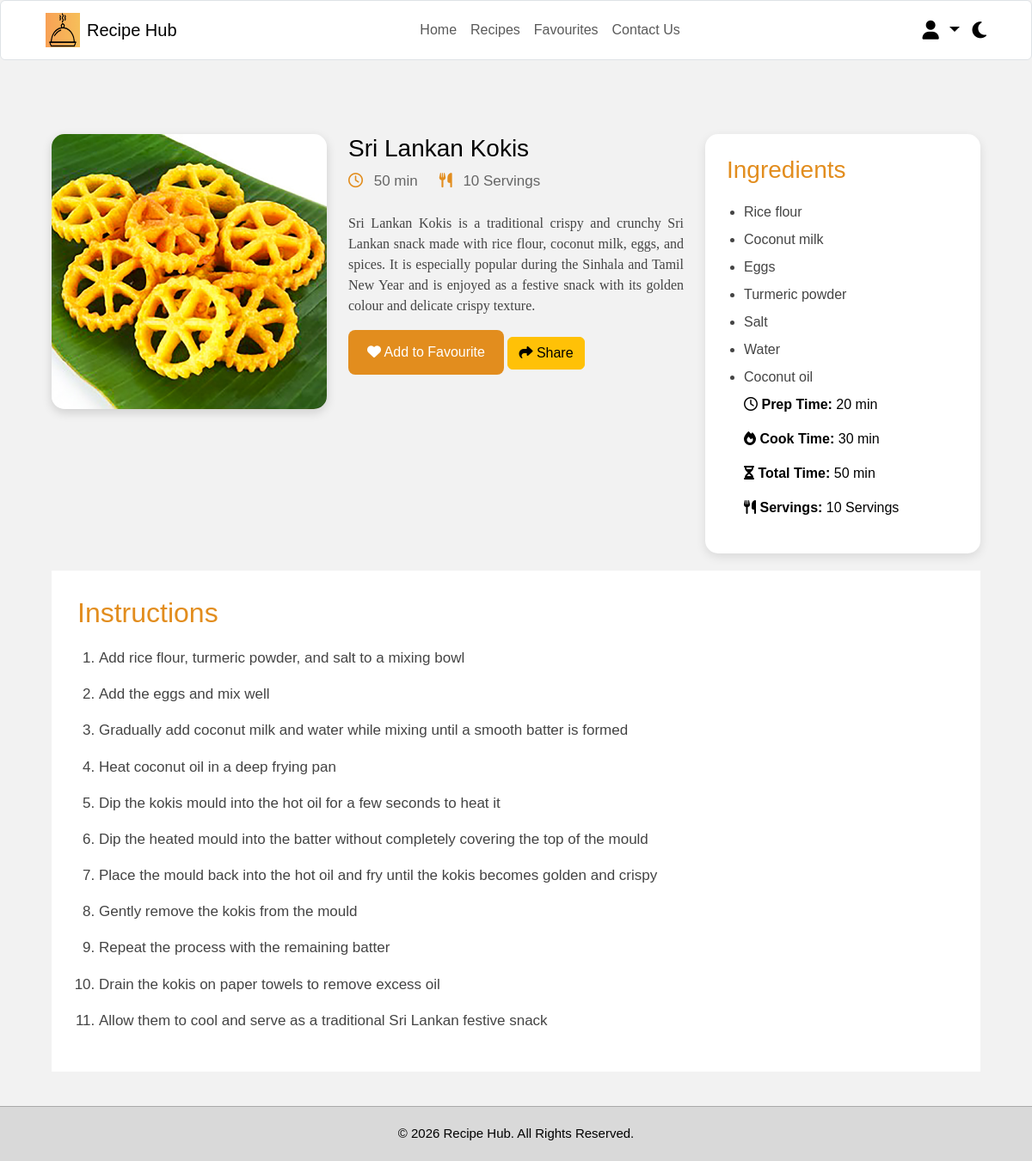
The app's page /recipe-details.php?recipe=kokis (signed in) with its own data.
### tables this page shows
CREATE TABLE `recipes` (
  `id` int(11) NOT NULL,
  `recipe_key` varchar(100) DEFAULT NULL,
  `title` varchar(255) NOT NULL,
  `description` text DEFAULT NULL,
  `image` varchar(255) DEFAULT NULL,
  `ingredients` text NOT NULL,
  `instructions` text NOT NULL,
  `prep_time` varchar(50) DEFAULT NULL,
  `cook_time` varchar(50) DEFAULT NULL,
  `total_time` varchar(50) DEFAULT NULL,
  `servings` varchar(50) DEFAULT NULL,
  `user_id` int(11) DEFAULT NULL
);

### Recipe-Details.php (the view, shortened to what this page needs)
<?php
include "includes/db.php";
$recipeKey = isset($_GET["recipe"]) ? trim($_GET["recipe"]) : "";
$sql = "SELECT id, recipe_key, title, description, image,
               ingredients, instructions,
               prep_time, cook_time, total_time, servings
        FROM recipes
        WHERE recipe_key = ?";
$stmt = $conn->prepare($sql);
$stmt->execute([$recipeKey]);
$recipe = $stmt->fetch(PDO::FETCH_ASSOC);
?>
<!DOCTYPE html>
<html lang="en">
<head>
<link rel="stylesheet"
href="https://cdnjs.cloudflare.com/ajax/libs/font-awesome/6.5.0/css/all.min.css">
<link href="https://cdn.jsdelivr.net/npm/bootstrap@5.3.7/dist/css/bootstrap.min.css" rel="stylesheet">
<link rel="stylesheet" href="css/style.css">
</head>
<body>
<header>
<nav class="navbar navbar-expand-lg bg-white border rounded">
    <div class="container-fluid">
        <a class="navbar-brand d-flex align-items-center" href="home.php">
            <img src="Images/Logo/Recipe_Hub_logo.png"
            width="40"
            height="40"
            class="me-2">
            <span>
                Recipe Hub
            </span>
        </a>
        <div class="collapse navbar-collapse"
        id="navbarMenu">
            <ul class="navbar-nav mx-auto">
                <li class="nav-item">
                    <a class="nav-link" href="home.php">
                        Home
                    </a>
                </li>
                <li class="nav-item">
                 <a class="nav-link" href="recipes.php">
                 Recipes
                </a>
                </li>
                <li class="nav-item">
                <a class="nav-link" href="favourites.php">
                Favourites
                </a>
                </li>
                <li class="nav-item">
                    <a class="nav-link" href="Contacts.php">
                        Contact Us
                    </a>
                </li>
            </ul>
<div class="dropdown">
    <a href="#"
       class="user-icon dropdown-toggle"
       data-bs-toggle="dropdown"
       aria-expanded="false">
        <i class="fa-solid fa-user"></i>
    </a>
</div>
    <i class="fa-solid fa-moon mode-icon"></i>
        </div>
    </div>
</nav>
</header>
<section class="breadcrumb">
</section>
<main>
<section class="recipe-details">
<div class="recipe-image">
<img id="recipeImage"
     src="<?php echo htmlspecialchars($recipe["image"]); ?>"
     alt="<?php echo htmlspecialchars($recipe["title"]); ?>">
</div>
<div class="recipe-content">
<h3 id="recipeTitle">
    <?php echo htmlspecialchars($recipe["title"]); ?>
</h3>
<div class="recipe-meta">
    <span>
        <i class="fa-regular fa-clock"></i>
        <?php echo htmlspecialchars($recipe["total_time"]); ?>
    </span>
    <span>
        <i class="fa-solid fa-utensils"></i>
        <?php echo htmlspecialchars($recipe["servings"]); ?>
    </span>
</div>
<p id="recipeDescription">
    <?php echo htmlspecialchars($recipe["description"]); ?>
</p>
<button id="addFavouriteBtn" class="fav-btn">
<i class="fa-solid fa-heart"></i>
Add to Favourite
</button>
<button id="shareRecipeBtn" class="btn btn-warning">
    <i class="fa-solid fa-share"></i> Share
</button>
</div>
<aside class="ingredients-box">
<h2>
Ingredients
</h2>
<ul id="recipeIngredients">
    <?php
    $ingredients = explode(",", $recipe["ingredients"]);
    foreach ($ingredients as $ingredient):
    ?>
        <li>
            <?php echo htmlspecialchars(trim($ingredient)); ?>
        </li>
    <?php endforeach; ?>
<div class="recipe-info">
    <p>
        <i class="fa-regular fa-clock"></i>
        <strong>Prep Time:</strong>
        <?php echo htmlspecialchars($recipe["prep_time"]); ?>
    </p>
    <p>
        <i class="fa-solid fa-fire"></i>
        <strong>Cook Time:</strong>
        <?php echo htmlspecialchars($recipe["cook_time"]); ?>
    </p>
    <p>
        <i class="fa-solid fa-hourglass-half"></i>
        <strong>Total Time:</strong>
        <?php echo htmlspecialchars($recipe["total_time"]); ?>
    </p>
    <p>
        <i class="fa-solid fa-utensils"></i>
        <strong>Servings:</strong>
        <?php echo htmlspecialchars($recipe["servings"]); ?>
    </p>
</div>
</aside>
</section>
<section class="instructions">
<h2>
Instructions
</h2>
<ol id="recipeInstructions">
    <?php
    $instructions = explode(".", $recipe["instructions"]);
    foreach ($instructions as $instruction):
        $instruction = trim($instruction);
        if ($instruction !== ""):
    ?>
        <li>
            <?php echo htmlspecialchars($instruction); ?>
        </li>
    <?php
        endif;
    endforeach;
    ?>
</section>
</main>
<footer>
© 2026 Recipe Hub. All Rights Reserved.
</footer>
</body>
</html>

### css/Style.css (style rules this page uses)
* { margin:0; padding:0; box-sizing:border-box; font-family:Arial, Helvetica, sans-serif; }
body { background:#f2f2f2; min-height:100vh; color:black; display:flex; flex-direction:column; }
main { flex:1; }
footer { margin-top:auto; }
body { background:#f2f2f2; min-height:100vh; color:black; }
img { max-width:100%; }
a { text-decoration:none; }
header .navbar { height:70px; padding:8px 40px; background:white; border:1px solid #ddd; border-radius:10px; }
.user-icon, .mode-icon { font-size:22px; cursor:pointer; transition:0.3s; margin-left:15px; }
.breadcrumb { display:flex; align-items:center; gap:10px; padding:25px 60px; font-size:15px; }
.recipe-details { display:grid; grid-template-columns:320px 1fr 320px; gap:25px; padding:20px 60px 20px; align-items:start; }
.recipe-image img { width:100%; height:320px; object-fit:cover; border-radius:15px; box-shadow:0 4px 12px rgba(0,0,0,0.15); }
.recipe-meta { display:flex; gap:25px; margin-bottom:25px; color:#666; font-size:17px; }
.recipe-meta i { color:#E28D1E; margin-right:8px; }
.recipe-content p { font-size:16px; line-height:1.5; font-family: "Georgia", serif;; color:#444; text-align:justify; }
.fav-btn, .share-btn { width:auto; padding:14px 22px; background:#E28D1E; color:white; border:none; border-radius:8px; font-size:16px; cursor:pointer; }
.ingredients-box { background:white; padding:25px; border-radius:15px; box-shadow:0 4px 12px rgba(0,0,0,0.1); }
.ingredients-box h2 { color:#E28D1E; font-size:28px; margin-bottom:20px; }
.ingredients-box ul { padding-left:20px; }
.ingredients-box li { margin-bottom:8px; color:#444; font-size:16px; }
.instructions { margin:0 60px 40px; background:white; padding:30px; }
.instructions h2 { font-size:32px; margin-bottom:20px; color:#E28D1E; }
.instructions ol { padding-left:25px; }
.instructions li { margin-bottom:15px; font-size:17px; line-height:1.6; color:#444; }
footer { width:100%; background:#D9D9D9; color:black; text-align:center; padding:20px; border-top:1px solid #aaa; font-size:15px; }
.dropdown .user-icon { color:black; font-size:22px; cursor:pointer; text-decoration:none; }

### records on screen
recipes: image (picture), title "Sri Lankan Kokis", total_time "50 min", servings "10 Servings", description "Sri Lankan Kokis is a traditional crispy and crunchy Sri Lankan snack made with rice flour, coconut milk, eggs, and spices. It is especially popular during the Sinhala and Tamil New Year and is enjoyed as a festive snack with its golden colour and delicate crispy texture.", ingredients "Rice flour", ingredients "Coconut milk", ingredients "Eggs", ingredients "Turmeric powder", ingredients "Salt", ingredients "Water", ingredients "Coconut oil", prep_time "20 min", cook_time "30 min", instructions "Add rice flour, turmeric powder, and salt to a mixing bowl", instructions "Add the eggs and mix well", instructions "Gradually add coconut milk and water while mixing until a smooth batter is formed", instructions "Heat coconut oil in a deep frying pan", instructions "Dip the kokis mould into the hot oil for a few seconds to heat it", instructions "Dip the heated mould into the batter without completely covering the top of the mould", instructions "Place the mould back into the hot oil and fry until the kokis becomes golden and crispy", instructions "Gently remove the kokis from the mould", instructions "Repeat the process with the remaining batter", instructions "Drain the kokis on paper towels to remove excess oil", instructions "Allow them to cool and serve as a traditional Sri Lankan festive snack"
